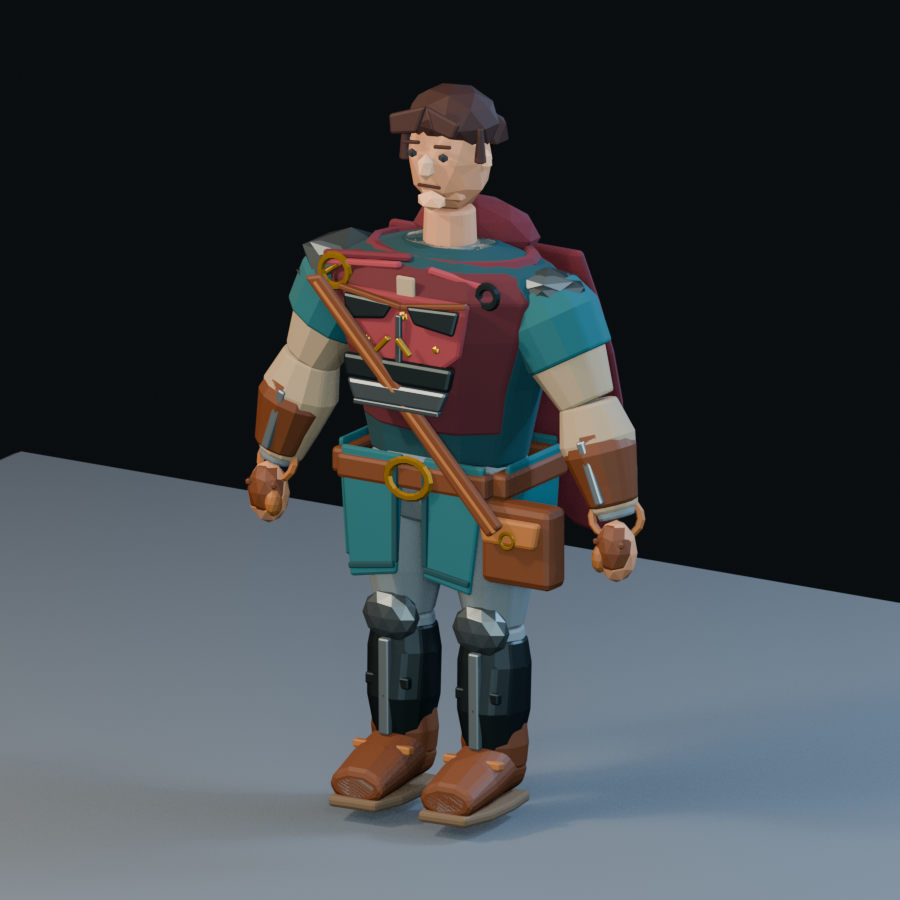
#> input picture assets/previews/hero/hero_assembled.png, 900 x 900 px
$ python compose_hero_preview.py
#> lines starting #> are read from the running program, lines starting #| are printed output that depends on the picture
#!/usr/bin/env python3

from pathlib import Path

from PIL import Image, ImageDraw, ImageFont


ROOT = Path(__file__).resolve().parents[2]
PREVIEW_DIR = ROOT / "assets" / "previews" / "hero"
FONT_PATH = "/System/Library/Fonts/Supplemental/Arial Bold.ttf"


def font(size: int):
    try:
        return ImageFont.truetype(FONT_PATH, size)
    except OSError:
        return ImageFont.load_default()


items = [
    ("hero_assembled.png", "ASSEMBLED HERO"),
    ("hero_anatomy.png", "BODY + MUSCLE/RIG GUIDES"),
    ("hero_exploded.png", "MODULAR COMPONENT LIBRARY"),
]
image_height = 900
label_height = 68
title_height = 86
cell_widths = [900, 900, 1400]
canvas_width = sum(cell_widths)
canvas = Image.new("RGB", (canvas_width, title_height + image_height + label_height), "#11161a")
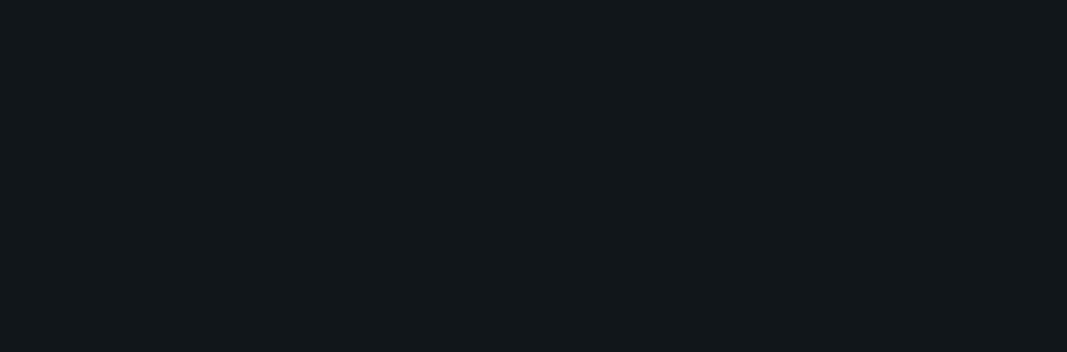
#> canvas: PIL image 3200x1054 RGB (shown at 1/3 size); mean R, G, B 17, 22, 26
draw = ImageDraw.Draw(canvas)
draw.text((28, 24), "CROWNLESS HERO — ARTICULATED WAYFARER SET", fill="#f1eadc", font=font(34))

x = 0
for index, (filename, label) in enumerate(items):
    cell_width = cell_widths[index]
    image = Image.open(PREVIEW_DIR / filename).convert("RGB")
    image.thumbnail((cell_width, image_height), Image.Resampling.LANCZOS)
    tile = Image.new("RGB", (cell_width, image_height), "#171d21")
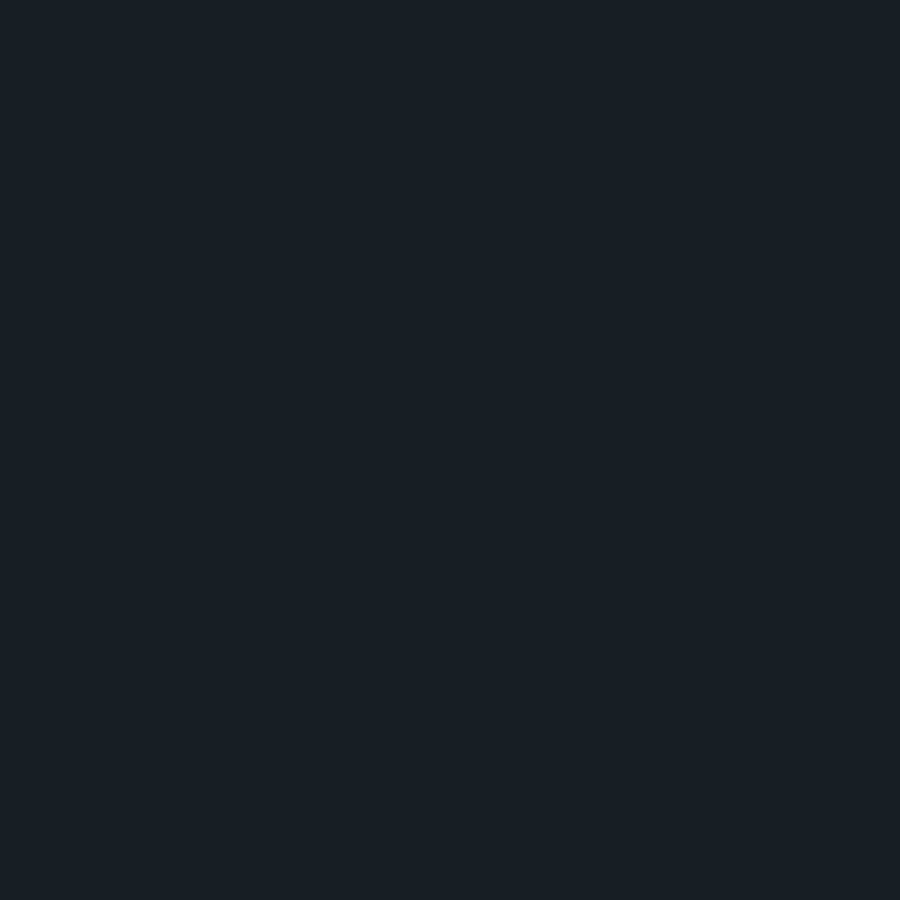
#> tile: PIL image 900x900 RGB; mean R, G, B 23, 29, 33
    tile.paste(image, ((cell_width - image.width) // 2, (image_height - image.height) // 2))
    canvas.paste(tile, (x, title_height))
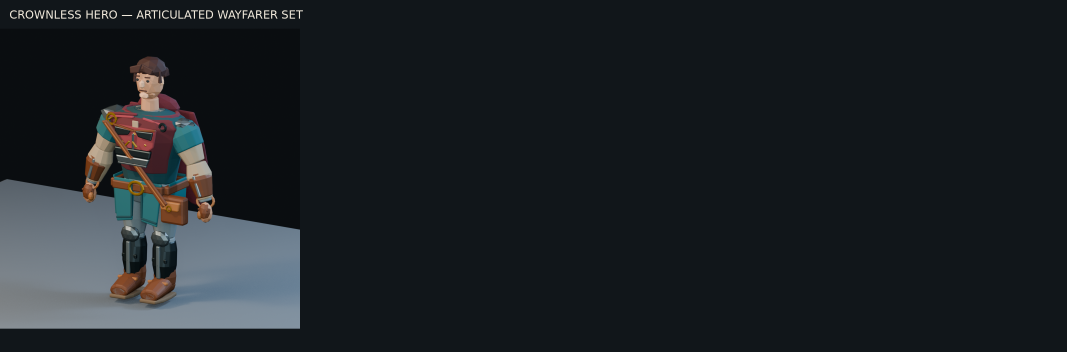
#> canvas: PIL image 3200x1054 RGB (shown at 1/3 size); mean R, G, B 28.3, 33.1, 37
    draw.rectangle((x, title_height + image_height, x + cell_width,
                    title_height + image_height + label_height), fill="#1b2328")
    draw.text((x + 18, title_height + image_height + 20), label,
              fill="#f1eadc", font=font(23))
    x += cell_width
#> pass 2 of the loop `for index, (filename, label) in enumerate(items):`:
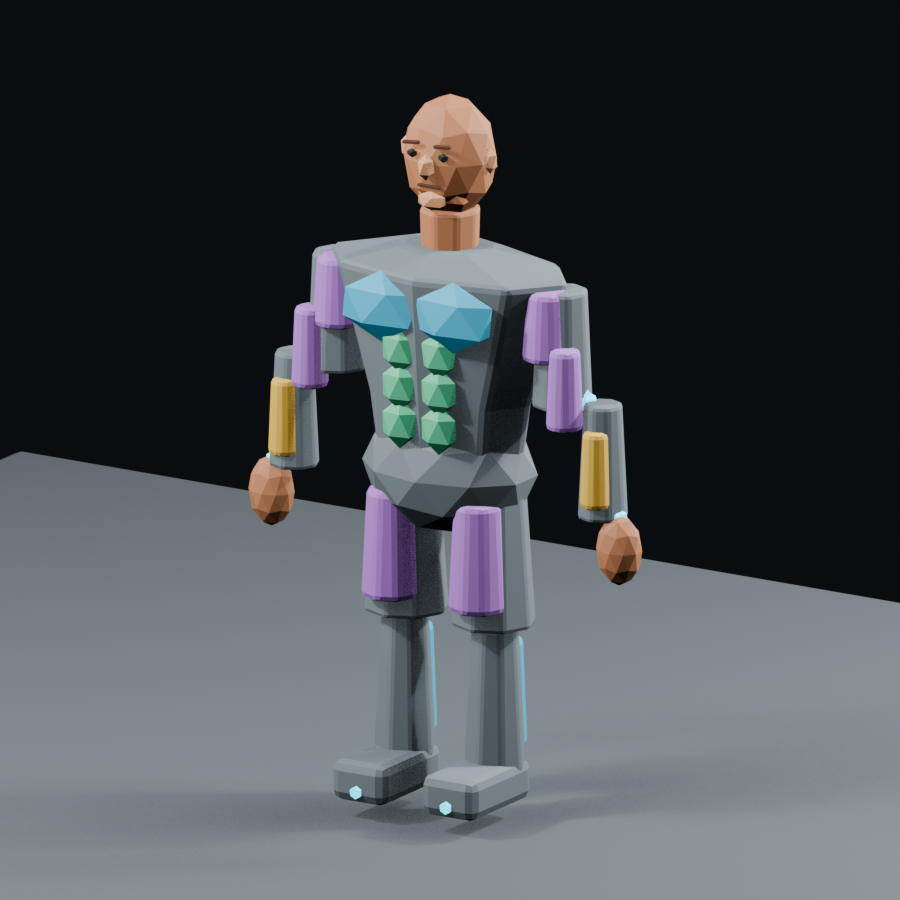
#> input picture assets/previews/hero/hero_anatomy.png, 900 x 900 px
#> `canvas.paste(tile, (x, title_height))`:
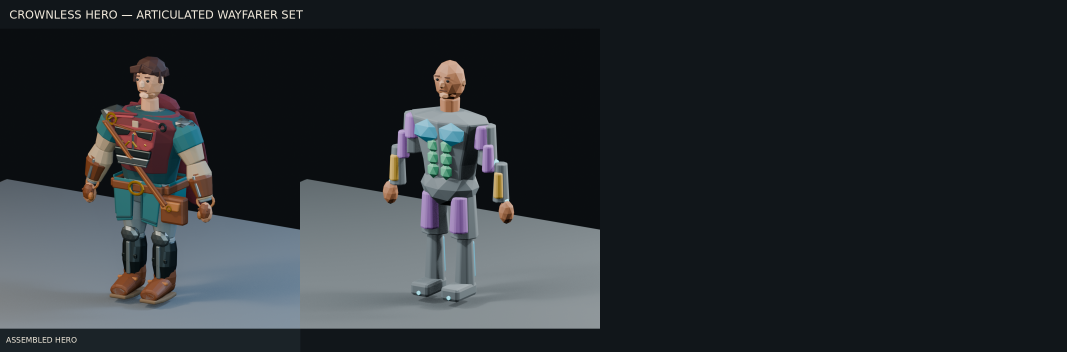
#> canvas: PIL image 3200x1054 RGB (shown at 1/3 size); mean R, G, B 41.1, 46, 49.8
#> pass 3 of the loop `for index, (filename, label) in enumerate(items):`:
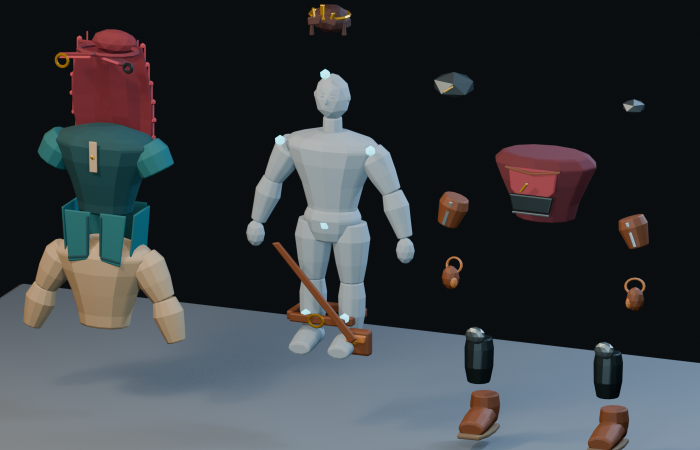
#> input picture assets/previews/hero/hero_exploded.png, 1400 x 900 px (shown at 1/2 size)
#> image: PIL image 1400x900 RGB
#> `tile = Image.new("RGB", (cell_width, image_height), "#171d21")`:
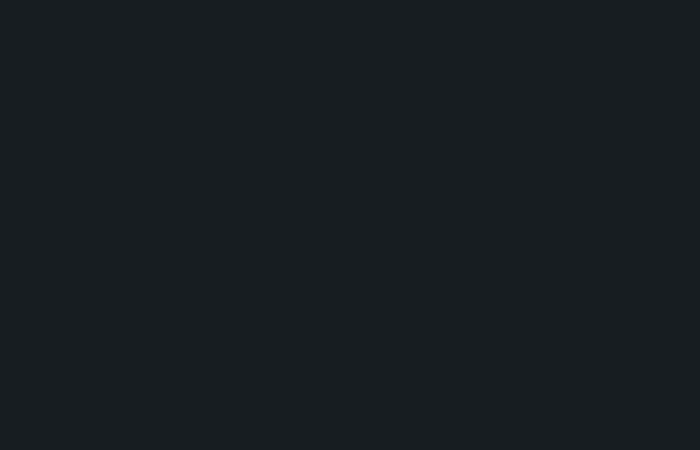
#> tile: PIL image 1400x900 RGB (shown at 1/2 size); mean R, G, B 23, 29, 33
#> `canvas.paste(tile, (x, title_height))`:
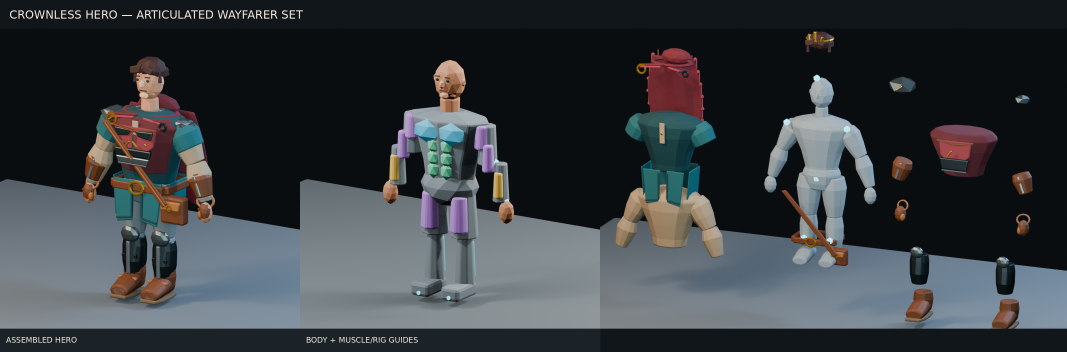
#> canvas: PIL image 3200x1054 RGB (shown at 1/3 size); mean R, G, B 55.8, 60.3, 64.1

canvas.save(PREVIEW_DIR / "hero_component_triptych.png", optimize=True)
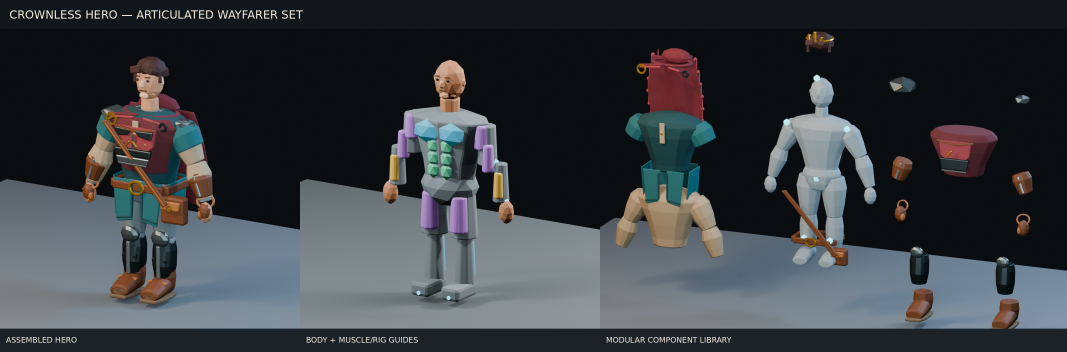
#> saved as hero_component_triptych.png: PIL image 3200x1054 RGB (shown at 1/3 size); mean R, G, B 56.2, 60.8, 64.6
print(f"Composed {PREVIEW_DIR / 'hero_component_triptych.png'}")
